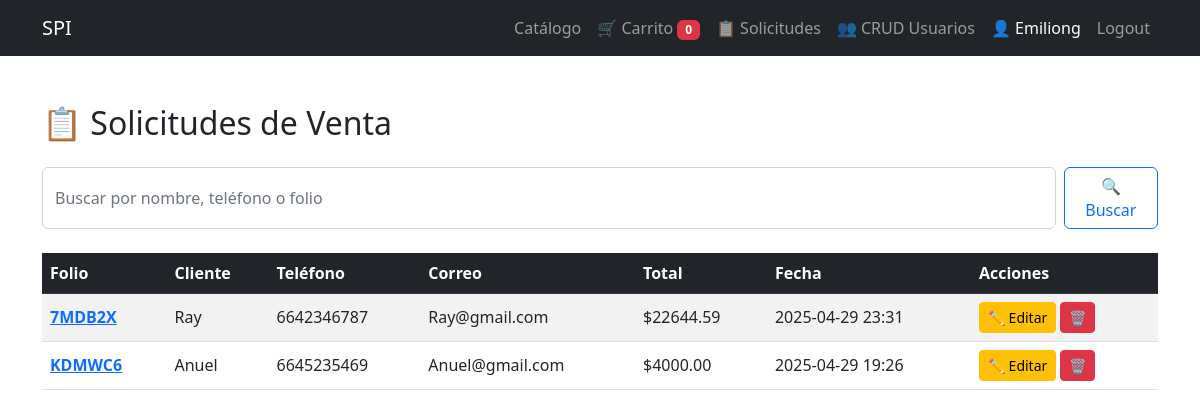
The page /ventas/ (signed in) on the database its author committed.
### sushi/models.py (models this page shows, shortened)
class Usuario(AbstractUser):
    email = models.EmailField(unique=True)
    telefono = models.CharField(max_length=20, null=True, blank=True)  # ✅ nuevo campo
    categoria_cliente = models.ForeignKey(CategoriaCliente, on_delete=models.SET_NULL, null=True, blank=True)

class Venta(models.Model):
    folio = models.CharField(max_length=20, unique=True, blank=True, null=True)
    fecha = models.DateTimeField(default=timezone.localtime)
    total = models.DecimalField(max_digits=10, decimal_places=2)
    productos = models.TextField()
    nombre_cliente = models.CharField(max_length=100)
    email_cliente = models.EmailField()
    telefono_cliente = models.CharField(max_length=20, blank=True, null=True)
    observaciones = models.TextField(blank=True, null=True)
    usuario = models.ForeignKey(Usuario, on_delete=models.CASCADE)

### sushi/views.py (the view)
# urls.py: path('ventas/', views.ver_ventas, name='ver_ventas'),
@login_required
def ver_ventas(request):
    query = request.GET.get("q", "")
    ventas = Venta.objects.all()
    if request.user.categoria_cliente and request.user.categoria_cliente.nombre.lower() != "admin":
        ventas = ventas.filter(usuario=request.user)
    if query:
        ventas = ventas.filter(
            Q(nombre_cliente__icontains=query) |
            Q(telefono_cliente__icontains=query) |
            Q(folio__icontains=query.upper())
        )
    ventas = ventas.order_by('-fecha')
    return render(request, 'ventas.html', {"ventas": ventas, "query": query})

### sushi/templates/ventas.html
{% extends 'base.html' %}
{% block content %}
<div class="container my-5">
  <h2 class="mb-4">📋 {% if user.categoria_cliente.nombre|lower == "admin" %}Solicitudes de Venta{% else %}Mis Solicitudes{% endif %}</h2>
  <form method="GET" class="mb-4 d-flex" role="search">
    <input type="text" name="q" class="form-control me-2" placeholder="Buscar por nombre, teléfono o folio" value="{{ query }}">
    <button type="submit" class="btn btn-outline-primary">🔍 Buscar</button>
  </form>
  {% if ventas %}
    <div class="table-responsive">
      <table class="table table-striped align-middle">
        <thead class="table-dark">
          <tr>
            <th>Folio</th>
            <th>Cliente</th>
            <th>Teléfono</th>
            <th>Correo</th>
            <th>Total</th>
            <th>Fecha</th>
            {% if user.categoria_cliente.nombre|lower == "admin" %}
              <th>Acciones</th>
            {% endif %}
          </tr>
        </thead>
        <tbody>
          {% for venta in ventas %}
            <tr>
              <td><a href="{% url 'detalle_venta' venta.id %}"><strong>{{ venta.folio }}</strong></a></td>
              <td>{{ venta.nombre_cliente }}</td>
              <td>{{ venta.telefono_cliente }}</td>
              <td>{{ venta.email_cliente }}</td>
              <td>${{ venta.total }}</td>
              <td>{{ venta.fecha|date:"Y-m-d H:i" }}</td>
              {% if user.categoria_cliente.nombre|lower == "admin" %}
              <td>
                <a href="{% url 'editar_venta' venta.id %}" class="btn btn-sm btn-warning">✏️ Editar</a>
                <a href="{% url 'eliminar_venta' venta.id %}" class="btn btn-sm btn-danger" onclick="return confirm('¿Estás seguro de eliminar esta venta?')">🗑️</a>
              </td>
              {% endif %}
            </tr>
          {% endfor %}
        </tbody>
      </table>
    </div>
  {% else %}
    <div class="alert alert-info">No se encontraron solicitudes.</div>
  {% endif %}
</div>
{% endblock %}

### sushi/templates/_navbar.html (shortened to what this page needs)
<nav class="navbar navbar-expand-lg navbar-dark bg-dark">
  <div class="container">
    <a class="navbar-brand" href="/">SPI</a>
    <div class="collapse navbar-collapse" id="navbarNav">
      <ul class="navbar-nav ms-auto">
        {% if user.is_authenticated %}
          <li class="nav-item">
            <a href="{% url 'catalogo' %}" class="nav-link">Catálogo</a>
          </li>
          <li class="nav-item">
            <a href="{% url 'carrito' %}" class="nav-link">
              🛒 Carrito <span class="badge bg-danger" id="cart-count">0</span>
            </a>
          </li>
          <li class="nav-item">
            <a href="{% url 'ver_ventas' %}" class="nav-link">
              📋 {% if user.categoria_cliente.nombre|lower == "admin" %}Solicitudes{% else %}Mis Solicitudes{% endif %}
            </a>
          </li>
          {% if user.categoria_cliente.nombre|lower == "admin" %}
            <li class="nav-item">
              <a href="{% url 'crud_usuarios' %}" class="nav-link">👥 CRUD Usuarios</a>
            </li>
          {% endif %}
          <li class="nav-item">
            <span class="nav-link text-white">👤 {{ user.username }}</span>
          </li>
          <li class="nav-item">
            <a class="nav-link" href="{% url 'logout' %}">Logout</a>
          </li>
        {% else %}
          <li class="nav-item">
            <a href="{% url 'signin' %}" class="nav-link">Login</a>
          </li>
        {% endif %}
      </ul>
    </div>
  </div>
</nav>

### rows shown on the page
Usuario: username "Emiliong"
Venta: folio "7MDB2X", nombre_cliente "Ray", telefono_cliente "6642346787", email_cliente "Ray@gmail.com", total "22644.59", fecha "2025-04-29 23:31"
Venta: folio "KDMWC6", nombre_cliente "Anuel", telefono_cliente "6645235469", email_cliente "Anuel@gmail.com", total "4000.00", fecha "2025-04-29 19:26"
